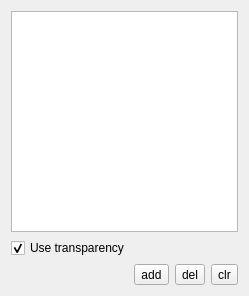
<?xml version="1.0" encoding="UTF-8"?>
<ui version="4.0">
 <class>ColorReliefWidget</class>
 <widget class="QWidget" name="ColorReliefWidget">
  <property name="geometry">
   <rect>
    <x>0</x>
    <y>0</y>
    <width>249</width>
    <height>296</height>
   </rect>
  </property>
  <property name="windowTitle">
   <string>Form</string>
  </property>
  <layout class="QGridLayout" name="gridLayout">
   <item row="2" column="1">
    <widget class="QToolButton" name="addButton">
     <property name="text">
      <string>add</string>
     </property>
    </widget>
   </item>
   <item row="2" column="0">
    <spacer name="horizontalSpacer">
     <property name="orientation">
      <enum>Qt::Horizontal</enum>
     </property>
     <property name="sizeHint" stdset="0">
      <size>
       <width>163</width>
       <height>20</height>
      </size>
     </property>
    </spacer>
   </item>
   <item row="0" column="0" colspan="4">
    <widget class="QTableView" name="reliefTableView">
     <property name="selectionMode">
      <enum>QAbstractItemView::SingleSelection</enum>
     </property>
     <property name="selectionBehavior">
      <enum>QAbstractItemView::SelectRows</enum>
     </property>
     <attribute name="horizontalHeaderVisible">
      <bool>true</bool>
     </attribute>
     <attribute name="horizontalHeaderCascadingSectionResizes">
      <bool>true</bool>
     </attribute>
     <attribute name="horizontalHeaderStretchLastSection">
      <bool>true</bool>
     </attribute>
     <attribute name="verticalHeaderVisible">
      <bool>false</bool>
     </attribute>
    </widget>
   </item>
   <item row="2" column="2">
    <widget class="QToolButton" name="delButton">
     <property name="text">
      <string>del</string>
     </property>
    </widget>
   </item>
   <item row="2" column="3">
    <widget class="QToolButton" name="clearButton">
     <property name="text">
      <string>clr</string>
     </property>
    </widget>
   </item>
   <item row="1" column="0" colspan="4">
    <widget class="QCheckBox" name="alphaCheckBox">
     <property name="text">
      <string>Use transparency</string>
     </property>
     <property name="checked">
      <bool>true</bool>
     </property>
    </widget>
   </item>
  </layout>
 </widget>
 <resources/>
 <connections/>
</ui>
